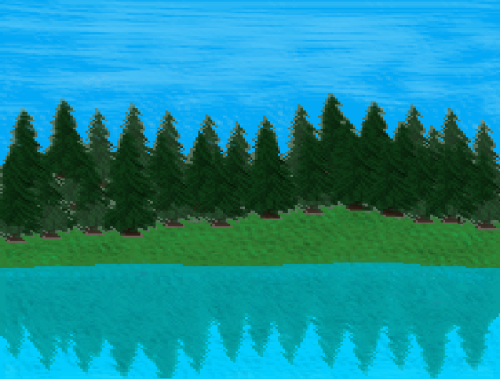
#> input picture Image-To-ASCII/Test-Img.png, 500 x 379 px
$ python Main.py
#> lines starting #> are read from the running program, lines starting #| are printed output that depends on the picture
from PIL import Image

img = (Image.open("Test-Img.png")).convert('L')
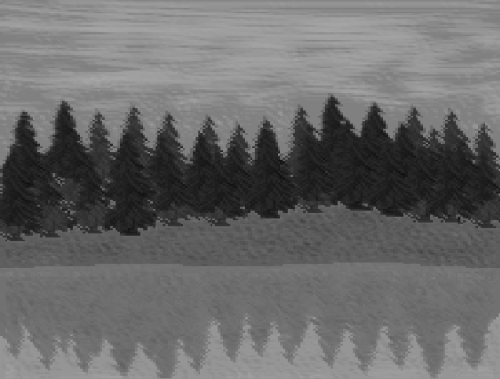
#> img: PIL image 500x379 L; min 16, max 168, mean 105.3
pixels = list(img.getdata())
#> pixels = 189500 items
width, height = img.size
#> width = 500; height = 379

asciiChar = [' ', '.', ':', '-', '=', '+', '*', '#', '%', '@', '&', '8', 'B', 'W', 'M', '█']

for i in range(height):
    for j in range(width):
        pixel_value = pixels[(i * width) + j]
        index = int((pixel_value / 255) * 15)
        print(asciiChar[index], end="")
    print()
